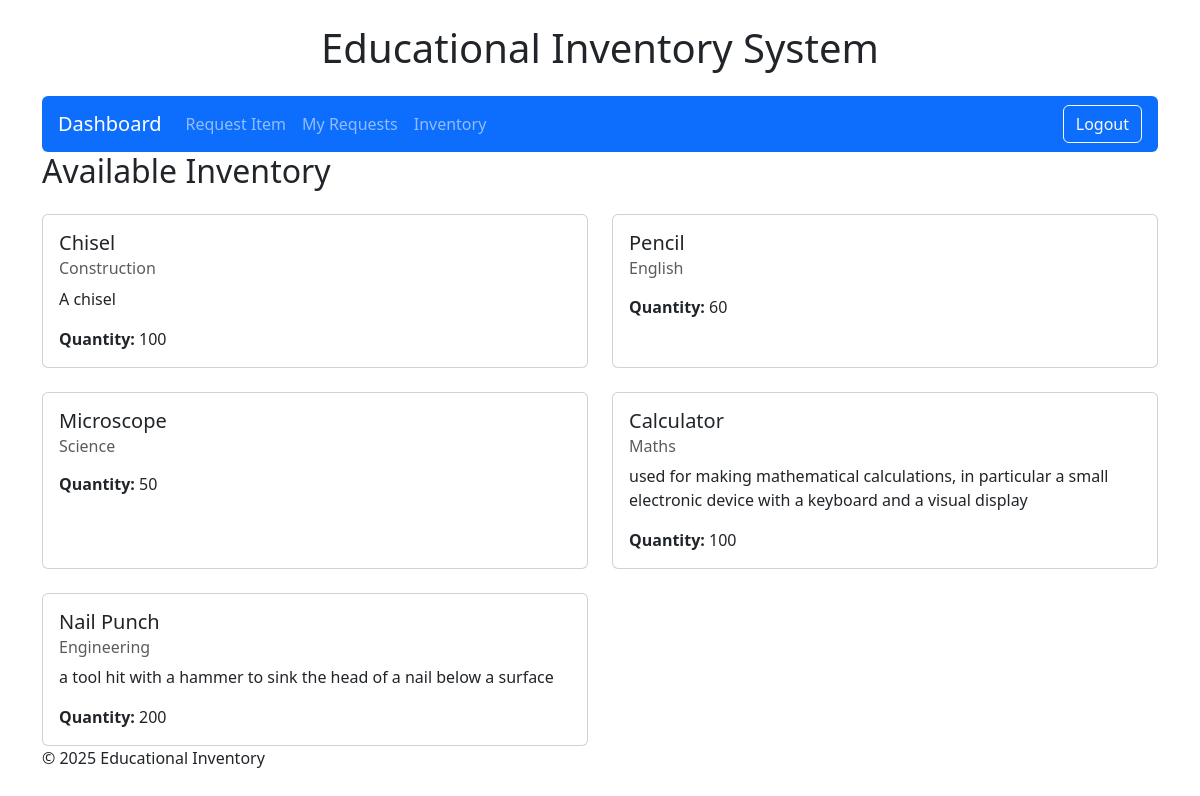
Page /inventory/ (signed in) on the committed database.
### inventory/models.py (models this page shows, shortened)
class Item(models.Model):
    name = models.CharField(max_length=100)
    description = models.TextField(blank=True)
    category = models.ForeignKey(Category, on_delete=models.CASCADE)
    quantity = models.PositiveIntegerField()

class Category(models.Model):
    name = models.CharField(max_length=100)

### inventory/views.py (the view)
# urls.py: path('inventory/', views.item_list, name='item_list'),
@login_required
def item_list(request):
    items = Item.objects.all()
    return render(request, 'inventory/item_list.html', {'items': items})

### inventory/templates/inventory/item_list.html (shortened to what this page needs)
{% extends 'inventory/base.html' %}
{% block content %}
<h2 class="mb-4">Available Inventory</h2>
<div class="row row-cols-1 row-cols-md-2 g-4">
  {% for item in items %}
    <div class="col">
      <div class="card h-100">
        <div class="card-body">
          <h5 class="card-title">{{ item.name }}</h5>
          <h6 class="card-subtitle mb-2 text-muted">{{ item.category.name }}</h6>
          <p class="card-text">{{ item.description }}</p>
          <p class="card-text"><strong>Quantity:</strong> {{ item.quantity }}</p>
        </div>
      </div>
    </div>
  {% empty %}
    <p>No items available.</p>
  {% endfor %}
</div>
{% endblock %}

### rows in the picture
Item: name "Chisel", category.name "Construction", description "A chisel", quantity "100"
Item: name "Pencil", category.name "English", quantity "60"
Item: name "Microscope", category.name "Science", quantity "50"
Item: name "Calculator", category.name "Maths", description "used for making mathematical calculations, in particular a small electronic device with a keyboard and a visual display", quantity "100"
Item: name "Nail Punch", category.name "Engineering", description "a tool hit with a hammer to sink the head of a nail below a surface", quantity "200"
